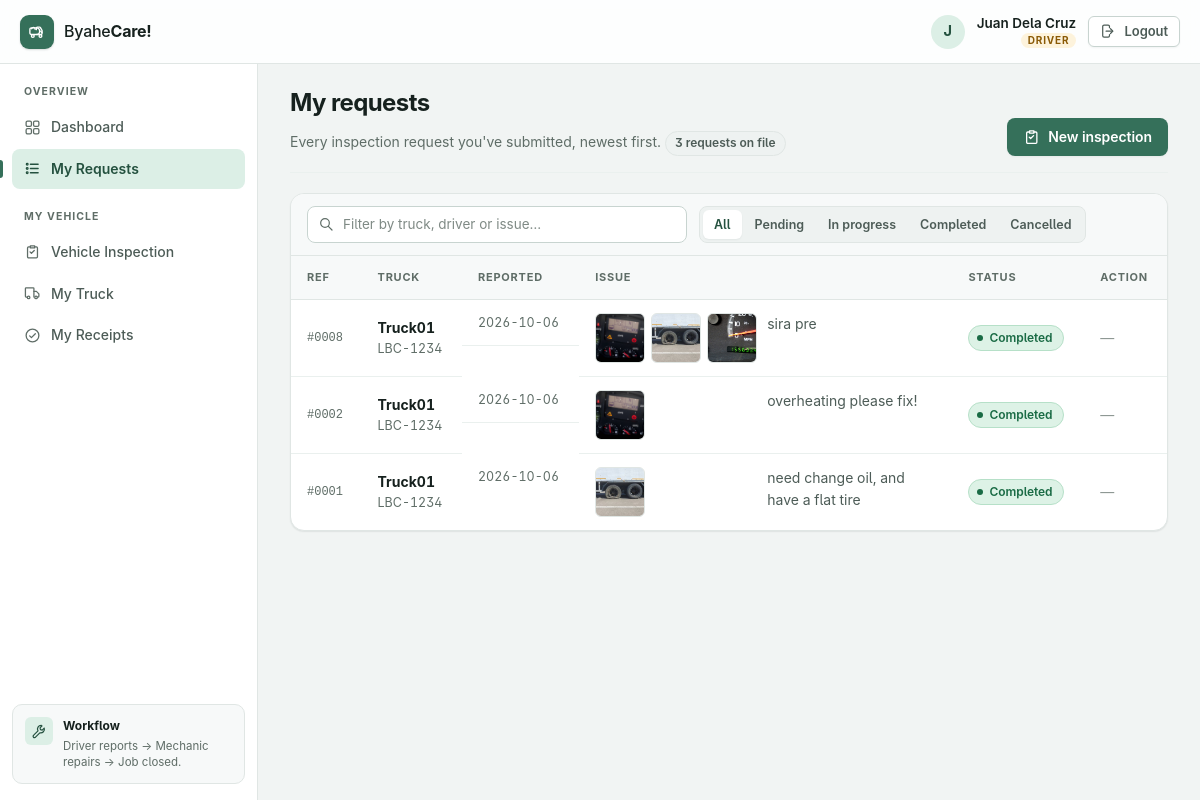
/requests (signed in), run on the app's committed database.
### tables this page shows
CREATE TABLE inspection_requests (
            id INTEGER PRIMARY KEY AUTOINCREMENT,
            truck_id INTEGER NOT NULL,
            driver_id INTEGER NOT NULL,
            date TEXT NOT NULL,
            mileage TEXT,
            issue TEXT NOT NULL,
            photo TEXT,
            status TEXT DEFAULT 'Pending'
        );

CREATE TABLE trucks (
            id INTEGER PRIMARY KEY AUTOINCREMENT,
            truck_number TEXT NOT NULL,
            plate_number TEXT NOT NULL,
            driver_id INTEGER
        );

CREATE TABLE request_photos (
            id INTEGER PRIMARY KEY AUTOINCREMENT,
            request_id INTEGER NOT NULL,
            filename TEXT NOT NULL,
            position INTEGER NOT NULL DEFAULT 0
        );

### app.py (the view, shortened to what this page needs)
@app.route("/requests")
def requests():
    if "user_id" not in session:
        return redirect(url_for("login"))
    conn = get_db()
    if session["role"] == "driver":
        requests = conn.execute("""
            SELECT
                inspection_requests.*,
                trucks.truck_number,
                trucks.plate_number
            FROM inspection_requests
            JOIN trucks
            ON inspection_requests.truck_id = trucks.id
            WHERE inspection_requests.driver_id = ?
            ORDER BY inspection_requests.id DESC
        """, (session["user_id"],)).fetchall()
    photos_by_request = {}
    for row in requests:
        photos_by_request[row["id"]] = get_photos(conn, row["id"])
    conn.close()
    return render_template(
        "requests.html",
        requests=requests,
        photos_by_request=photos_by_request
    )

### app.py (called while the page is built)
def get_db():
    conn = sqlite3.connect(DATABASE)
    conn.row_factory = sqlite3.Row
    return conn

def get_photos(conn, request_id):
    rows = conn.execute("""
        SELECT filename FROM request_photos
        WHERE request_id = ?
        ORDER BY position, id
    """, (request_id,)).fetchall()
    return [row["filename"] for row in rows]

### templates/requests.html (shortened to what this page needs)
{% extends "base.html" %}
{% set is_driver = session['role'] == 'driver' %}
{% set is_mechanic = session['role'] == 'mechanic' %}
{% set is_admin = session['role'] == 'admin' %}
{% block page_title %}{{ 'My requests' if is_driver else 'Maintenance requests' }}{% endblock %}
{% block page_subtitle %}
    {% if is_driver %}
        Every inspection request you've submitted, newest first.
    {% elif is_mechanic %}
        Review, accept, and close out inspection requests.
    {% else %}
        Full maintenance history across the fleet.
    {% endif %}
    {% if requests %}
        <span class="page-count">{{ requests|length }} {{ 'request' if requests|length == 1 else 'requests' }} on file</span>
    {% endif %}
{% endblock %}
{% block page_actions %}
    {% if is_driver %}
        <a class="btn" href="{{ url_for('inspection') }}">
            <svg class="icon" aria-hidden="true"><use href="#i-clipboard"></use></svg>
            New inspection
        </a>
    {% endif %}
{% endblock %}
{% block content %}
{% if requests %}
<div class="table-card">
    <div class="table-toolbar">
        <div class="table-toolbar__search">
            <input type="search" placeholder="Filter by truck, driver or issue…"
                   aria-label="Filter requests" data-table-filter>
        </div>
        <div class="segmented" role="group" aria-label="Filter by status">
            <button type="button" class="is-active" data-status-filter="all">All</button>
            <button type="button" data-status-filter="pending">Pending</button>
            <button type="button" data-status-filter="in maintenance">In progress</button>
            <button type="button" data-status-filter="completed">Completed</button>
            <button type="button" data-status-filter="cancelled">Cancelled</button>
        </div>
    </div>
    <div class="table-scroll">
        <table class="table--stack">
            <thead>
                <tr>
                    <th scope="col">Ref</th>
                    <th scope="col">Truck</th>
                    <th scope="col">Reported</th>
                    <th scope="col">Issue</th>
                    <th scope="col">Status</th>
                    <th scope="col">Action</th>
                </tr>
            </thead>
            <tbody>
                {% for item in requests %}
                <tr id="request-{{ item['id'] }}" data-status="{{ item['status']|lower }}"
                    data-search="{{ item['truck_number'] }} {{ item['plate_number'] }}
                        {{ item['driver_name'] if not is_driver }} {{ item['issue'] }}">
                    <td class="cell-id" data-label="Ref">#{{ '%04d'|format(item['id']) }}</td>
                    <td class="cell-truck" data-label="Truck">
                        <strong>{{ item['truck_number'] }}</strong>
                        <span>{{ item['plate_number'] }}</span>
                    </td>
                    <td class="cell-date" data-label="Reported">{{ item['date'] }}</td>
                    <td class="cell-issue" data-label="Issue">
                        <div class="issue-wrap">
                            {% set row_photos = photos_by_request.get(item['id'], []) %}
                            {% if row_photos %}
                                <div class="thumb-grid">
                                    {% for photo in row_photos %}
                                        <img class="thumb"
                                             src="{{ url_for('static', filename='uploads/' + photo) }}"
                                             alt="Photo {{ loop.index }} for request #{{ item['id'] }}"
                                             loading="lazy">
                                    {% endfor %}
                                </div>
                            {% endif %}
                            <span class="cell-issue__text {{ 'is-empty' if not item['issue'] }}">
                                {{ item['issue'] if item['issue'] else 'No description provided' }}
                            </span>
                        </div>
                    </td>
                    <td data-label="Status">
                        <span class="status status--{{ item['status']|lower|replace(' ', '-') }}">
                            {{ item['status'] }}
                        </span>
                    </td>
                    <td data-label="Action">
                        <div class="row-actions">
                            {% if not is_admin
                                  and not (is_mechanic
                                           and item['status'] in ['Pending', 'In Maintenance']) %}
                                <span class="dash">—</span>
                            {% endif %}
                        </div>
                    </td>
                </tr>
                {% endfor %}
            </tbody>
        </table>
    </div>
</div>
{% endif %}
{% endblock %}

### data on the page
inspection_requests: id "0008", truck_number "Truck01", plate_number "LBC-1234", date "2026-10-06", issue "sira pre", status "Completed"
request_photos: filename (picture)
request_photos: filename (picture)
request_photos: filename (picture)
inspection_requests: id "0002", truck_number "Truck01", plate_number "LBC-1234", date "2026-10-06", issue "overheating please fix!", status "Completed"
request_photos: filename (picture)
inspection_requests: id "0001", truck_number "Truck01", plate_number "LBC-1234", date "2026-10-06", issue "need change oil, and have a flat tire", status "Completed"
request_photos: filename (picture)

### other printed values
{{ session['name'][0]|upper }} "J"
{{ session['name'] }} "Juan Dela Cruz"
{{ session['role'] }} "DRIVER"
{{ label }} "Dashboard My Requests Vehicle Inspection My Truck My Receipts"
{{ 'My requests' if is_driver else 'Maintenance requests' }} "My requests"
{{ requests|length }} "3"
{{ 'request' if requests|length == 1 else 'requests' }} "requests"
